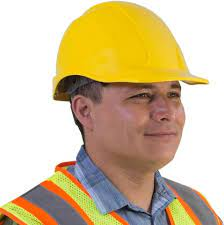
#> input picture Assignment/helmet.jpeg, 224 x 225 px, found by its file name
$ python 3_Prac.py
#> lines starting #> are read from the running program, lines starting #| are printed output that depends on the picture; after the words box and inside, x2 and y2 are one past the last pixel; in counts of white or black regions, pixels touching at a corner belong together
import cv2

# Load pre-trained models for helmet and jacket detection
helmet_cascade = cv2.CascadeClassifier(r"D:\\My codes\\Computer Vision\\Image Processing\\Cascade Files\\haarcascade_helmet.xml")
#jacket_cascade = cv2.CascadeClassifier('jacket_cascade.xml')

# Load image
image = cv2.imread("D:\\My codes\\Computer Vision\\Assignment\\helmet.jpeg")
#> image is the input picture: shape (225, 224, 3); mean B, G, R 153.3, 191.9, 211.6

# Convert image to grayscale
gray = cv2.cvtColor(image, cv2.COLOR_BGR2GRAY)
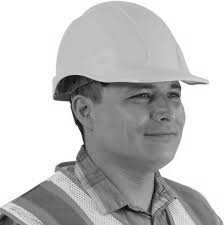
#> gray: shape (225, 224); min 2, max 255, mean 193.4

# Detect helmets
helmets = helmet_cascade.detectMultiScale(gray, 1.3, 4)
#> helmets = [[36, 54, 62, 62]]

# Draw bounding boxes around detected helmets
for (x, y, w, h) in helmets:
    cv2.rectangle(image, (x, y), (x+w, y+h), (0, 255, 0), 2)
#> this loop made 1 pass
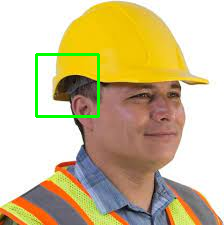
#> image: shape (225, 224, 3); 1.47% of pixels changed, all inside (x1, y1, x2, y2) = (35, 53, 100, 118)

# Detect jackets
#jackets = jacket_cascade.detectMultiScale(gray, scaleFactor=1.1, minNeighbors=5, minSize=(30, 30))

# Draw bounding boxes around detected jackets
#for (x, y, w, h) in jackets:
    #cv2.rectangle(image, (x, y), (x+w, y+h), (255, 0, 0), 2)

# Display the result
cv2.imshow('Image', image)
cv2.waitKey(0)
cv2.destroyAllWindows()
